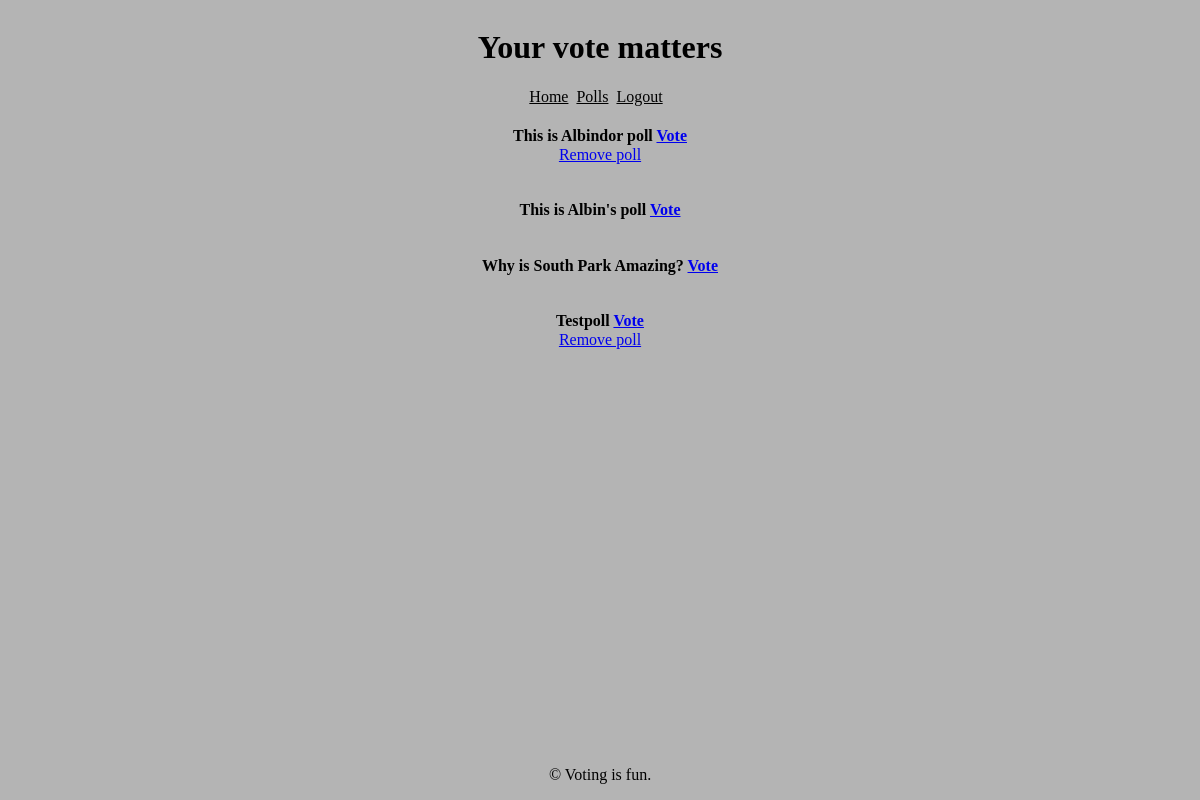
The page /polls/ (signed in) on the database as committed earlier.
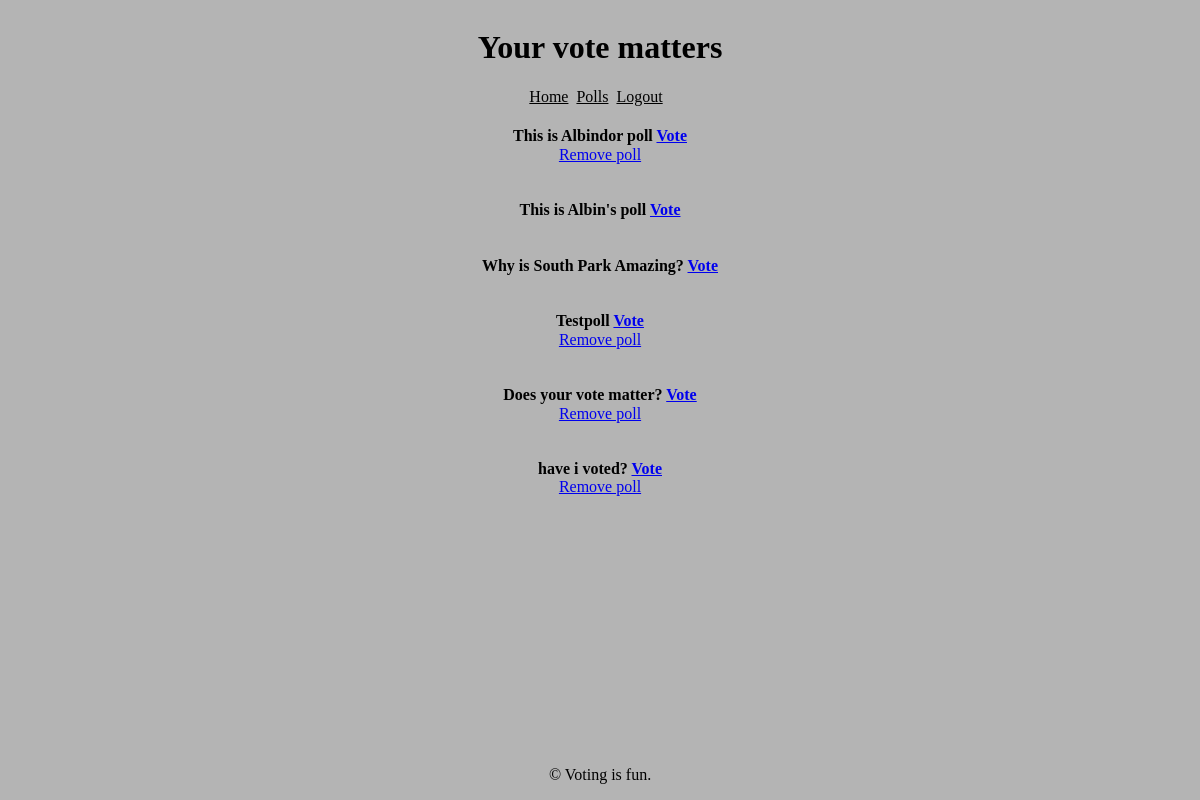
The same page on the database as committed later.
### polls/models.py (models this page shows, shortened)
class Poll(models.Model):
    question = models.CharField(max_length=255, blank=False, null=False)
    option_one = models.CharField(max_length=50)
    option_two = models.CharField(max_length=50)
    option_three = models.CharField(max_length=50)
    option_one_votes = models.IntegerField(default=0)
    option_two_votes = models.IntegerField(default=0)
    option_three_votes = models.IntegerField(default=0)
    user = models.ForeignKey(CustomUser, on_delete=models.CASCADE)

### polls/views.py (the view)
# urls.py: path('polls/', views.polls_view, name='polls'),
@csrf_protect
@login_required(login_url='login')
def polls_view(request):
    polls = Poll.objects.all()
    context = {'polls': polls}
    return render(request, 'polls/polls.html', context)

### polls/templates/polls/polls.html (shortened to what this page needs)
{% extends "polls/base.html" %}
{% block content %}
<div class="all-polls">
    {% for poll in polls %}
    <li class="poll-list" style="list-style-type: none;">
       <h4>
        {{ poll.question }}
        <a href="{% url 'vote' poll.id %}">Vote</a><br/>
        </h4>
        <div class="remove-poll">
            {% if request.user == poll.user %}
            <a href="{% url 'remove-poll' poll.id %}">Remove poll</a>
            {% endif %}
        </div>
    </li>
    {% endfor %}
</div>
{% endblock %}

Rows that differ between the two databases and show on the page:
added Poll: question "Does your vote matter?", shows "Remove poll"
added Poll: question "have i voted?", shows "Remove poll"
